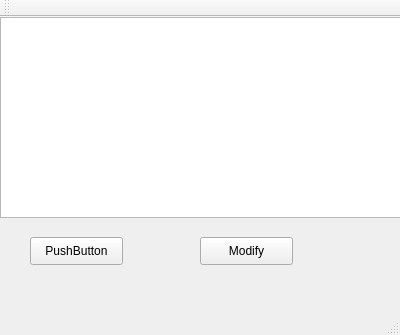
<?xml version="1.0" encoding="UTF-8"?>
<ui version="4.0">
 <class>MainWindow</class>
 <widget class="QMainWindow" name="MainWindow">
  <property name="geometry">
   <rect>
    <x>0</x>
    <y>0</y>
    <width>400</width>
    <height>335</height>
   </rect>
  </property>
  <property name="windowTitle">
   <string>MainWindow</string>
  </property>
  <widget class="QWidget" name="centralWidget">
   <widget class="QTableView" name="tableView">
    <property name="geometry">
     <rect>
      <x>0</x>
      <y>0</y>
      <width>401</width>
      <height>201</height>
     </rect>
    </property>
   </widget>
   <widget class="QPushButton" name="pushButton">
    <property name="geometry">
     <rect>
      <x>30</x>
      <y>220</y>
      <width>93</width>
      <height>28</height>
     </rect>
    </property>
    <property name="text">
     <string>PushButton</string>
    </property>
   </widget>
   <widget class="QPushButton" name="pushButton_2">
    <property name="geometry">
     <rect>
      <x>200</x>
      <y>220</y>
      <width>93</width>
      <height>28</height>
     </rect>
    </property>
    <property name="text">
     <string>Modify</string>
    </property>
   </widget>
  </widget>
  <widget class="QMenuBar" name="menuBar">
   <property name="geometry">
    <rect>
     <x>0</x>
     <y>0</y>
     <width>400</width>
     <height>26</height>
    </rect>
   </property>
  </widget>
  <widget class="QToolBar" name="mainToolBar">
   <attribute name="toolBarArea">
    <enum>TopToolBarArea</enum>
   </attribute>
   <attribute name="toolBarBreak">
    <bool>false</bool>
   </attribute>
  </widget>
  <widget class="QStatusBar" name="statusBar"/>
 </widget>
 <layoutdefault spacing="6" margin="11"/>
 <resources/>
 <connections/>
</ui>
